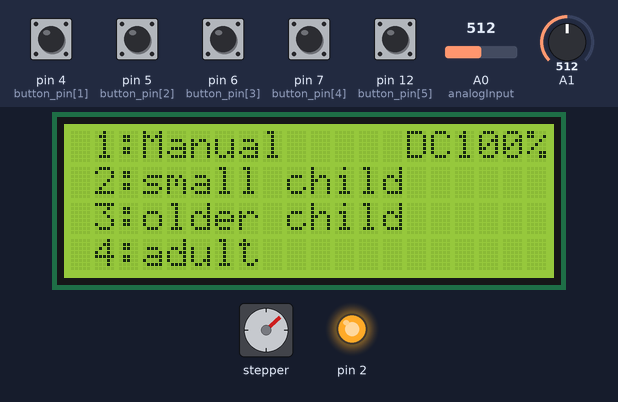
The sketch below on a simulated Arduino Uno, built with avr-gcc and run on an emulated ATmega328P. Parts: stepper motor, 20×4 character LCD, output pins drawn as LEDs (lit = HIGH). Wiring (inferred from the names in the program): stepper motor (2048 steps per turn assumed): coils pin 11, pin 10, pin 9, pin 8. The inputs (shaded band) are chosen by the test bench; at power-on: pin 4 (button_pin[1]), pin 5 (button_pin[2]), pin 6 (button_pin[3]), pin 7 (button_pin[4]), pin 12 (button_pin[5]) HIGH, A0 (analogInput) = 512, A1 = 512. Pins used as bus, display or sensor lines are not drawn; what the sketch prints to the serial monitor is not drawn.

Above: at 0.8 s.
0.9 s: pin 12 (button_pin[5]) pulled LOW for 0.15 s
At 2.0 s:
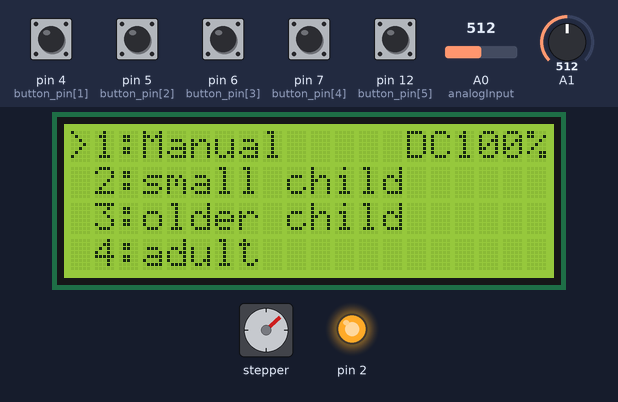
2.5 s: pin 6 (button_pin[3]) pulled LOW for 1 s
At 3.3 s:
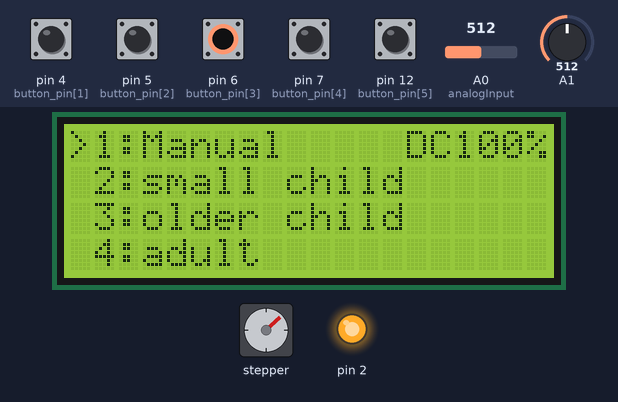
6.5 s: pin 12 (button_pin[5]) pulled LOW for 1 s
At 8.8 s:
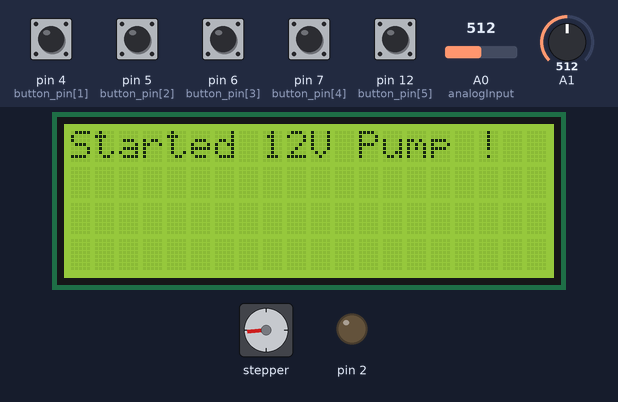
9.1 s: pin 7 (button_pin[4]) pulled LOW for 0.15 s
At 9.6 s:
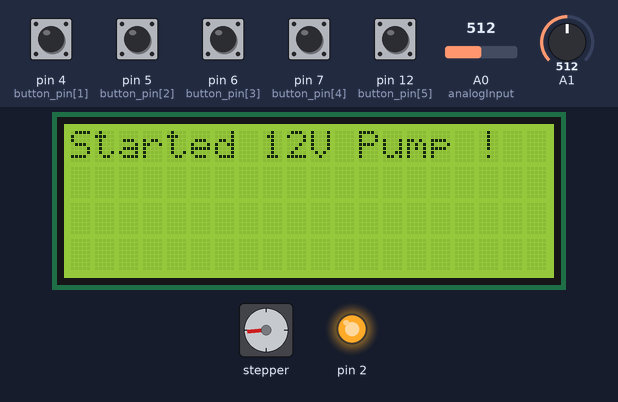
12.2 s: pin 12 (button_pin[5]) pulled LOW for 0.15 s
At 13.3 s:
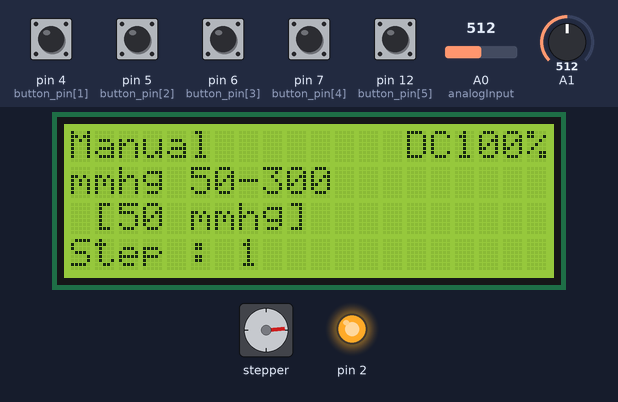
14.2 s: pin 6 (button_pin[3]) pulled LOW for 0.15 s
At 14.8 s:
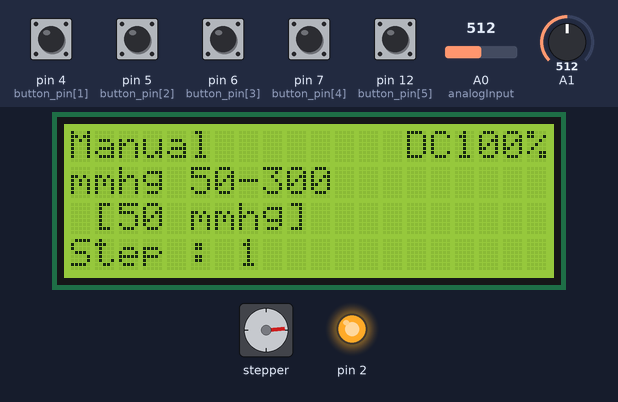
Timing chart, 0 to 64.8 s (numbered marks = the images above; inputs shaded):
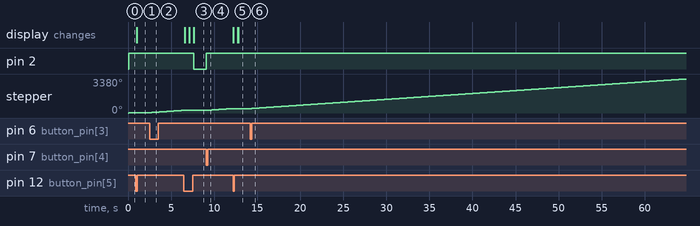

The sketch:

step_pump.ino
```cpp
#include <Wire.h>
#include <LiquidCrystal_I2C.h>

#define STEPPER_PIN_1 11
#define STEPPER_PIN_2 10
#define STEPPER_PIN_3 9
#define STEPPER_PIN_4 8
int step_number = 0;

LiquidCrystal_I2C lcd(0x27,20,4);

int button_pin[6] = {0, 4, 5, 6, 7, 12};
int buttonState[6];
int lastButtonState[6];
bool laststate5;

int analogInput = A0;
float vout = 0.0;
float vin = 0.0;
float R1 = 30000.0; // 30k
float R2 = 7500.0;  // 7500 ohm resistor
int value = 0;

int sel_arrow = 0;
int manual_mmhg = 50;
int mmhg_sel;
String mode_sel_name[5] = {"0", "Manual", "small child", "older child", "adult"};

//// config here ... /////
String mmhg_sel_name[5] = {"0", "50-300", "70", "100", "115"};
int i = 0;
int step_setup_arr[4]  = {20, 20, 20, 20};  // fix for manual , smch, oldch, adult
int step_mmhg_each_5[50] = {1, 2, 3, 4, 5, 6, 7, 8, 9, 10,
                             11, 12, 13, 14, 15, 16, 17, 18, 19, 20,
                             21, 22, 23, 24, 25, 26, 27, 28, 29, 30,
                             31, 32, 33, 34, 35, 36, 37, 38, 39, 40,
                             41, 42, 43, 44, 45, 46, 47, 48, 49, 50};


int motor_active;
int menu;
float batt_map;
int start;

int water;

/////// NEW UPDATE //////////
int count_step = 0;
int get_step = 20;
bool dir = true;
bool task = false;

//////////// >>> FUNCTION <<< //////////////////

void readButtons() {
  for (int i = 1; i <= 5; i++) {
    buttonState[i] = digitalRead(button_pin[i]);
  }
}

void printButtons() {
  for (int i = 1; i <= 5; i++) {
    Serial.print(buttonState[i]);
    Serial.print(" , ");
  }
  Serial.println("");
}

void readBattery() {
  value = analogRead(analogInput);
  vout = (value * 4.796) / 1023.0;
  vin = vout / (R2 / (R1 + R2));
  batt_map = map(vin, 0, 5, 0, 100);
  if (batt_map > 100) {
    batt_map = 100;
  } else if (batt_map <= 0) {
    batt_map = 0;
  }
}

void checkWaterSensor() {
  if (analogRead(A1) >= 1000) {
    water = 1;
    digitalWrite(2, LOW);
    start = 0;
  } else {
    water = 0;
  }
}

void clear_arrow() {
  for (int i = 0; i <= 3; i++) {
    lcd.setCursor(0, i);
    lcd.print(" ");
  }
}

void displayData() {
  lcd.setCursor(14, 0);
  if (batt_map >= 10 && batt_map <= 99) {
    lcd.print("DC" + String(batt_map, 0) + "% ");
  } else if (batt_map < 10) {
    lcd.print("DC" + String(batt_map, 0) + "%  ");
  } else {
    lcd.print("DC" + String(batt_map, 0) + "%");
  }

  if (menu == 0) {
    lcd.setCursor(1, 0);
    lcd.print("1:" + mode_sel_name[1] + "");
    lcd.setCursor(1, 1);
    lcd.print("2:" + mode_sel_name[2] + "");
    lcd.setCursor(1, 2);
    lcd.print("3:" + mode_sel_name[3] + "");
    lcd.setCursor(1, 3);
    lcd.print("4:" + mode_sel_name[4] + "");
  } else if (menu == 1) {
    lcd.setCursor(0, 0);
    lcd.print("" + mode_sel_name[sel_arrow+1] + "");
    lcd.setCursor(0, 1);
    lcd.print("mmhg " + mmhg_sel_name[sel_arrow+1]);
    if(sel_arrow == 0){
      lcd.setCursor(0,2);
      lcd.print(" [" +String(manual_mmhg) + " mmhg" + "]");
      lcd.setCursor(0,3);
      lcd.print("Step : " + String(step_mmhg_each_5[i]));
    }else{
      lcd.setCursor(0,3);
      lcd.print("Step : " + String(step_setup_arr[sel_arrow]));
    }
  }
}

void sel_menu(){
  delay(60);
  Serial.print("sel_arrow : ");
  Serial.println(sel_arrow);
  if(menu == 0){
    sel_arrow = sel_arrow % 4;
    lcd.setCursor(0,sel_arrow);
    lcd.print(">");

    if(buttonState[1] == LOW){
      clear_arrow();
      sel_arrow += 1;
    }
    if(buttonState[2] == LOW ){
      if(sel_arrow == 0)sel_arrow =4;
      clear_arrow();
      sel_arrow -= 1;
    }
    if(buttonState[3] == LOW){
      clear_arrow();
      lcd.clear();
      menu = 1;
    }
  }

  if(menu == 1){
    Serial.print("menu = 1 !");
    for (int i = 1; i <= 5; i++) {
        buttonState[i] = digitalRead(button_pin[i]);
    }

    if(sel_arrow == 0 ){
      if(buttonState[1] == LOW && manual_mmhg <= 300){
        manual_mmhg += 5;
        // for step_mmhg_each_5[i]
        i++;
      }
      if(buttonState[2] == LOW && manual_mmhg > 50){
        manual_mmhg -= 5;
        i--;
      }
    }

    if(buttonState[3] == LOW){
      Serial.print("confirm !!");
      lcd.clear();
      task = true;

    }
    if(buttonState[4] == LOW){
      menu = 0;
      sel_arrow =0;
      lcd.clear();
    }
  }

}

void setZero_stepper(){
  buttonState[5] = digitalRead(button_pin[5]);
  if(buttonState[5] != LOW){
    Serial.println("Start Setting to ZERO ...");
    while(buttonState[5] != LOW){
      buttonState[5] = digitalRead(button_pin[5]);
      OneStep(true);
      delayMicroseconds(3000);
    }
    Serial.println("Set Zero Complete!");
  }
}


/////// >> STEPPER FUNCTION << //////

void OneStep(bool dir){
    if(dir){
switch(step_number){
  case 0:
  digitalWrite(STEPPER_PIN_1, HIGH);
  digitalWrite(STEPPER_PIN_2, LOW);
  digitalWrite(STEPPER_PIN_3, LOW);
  digitalWrite(STEPPER_PIN_4, LOW);
  break;
  case 1:
  digitalWrite(STEPPER_PIN_1, LOW);
  digitalWrite(STEPPER_PIN_2, HIGH);
  digitalWrite(STEPPER_PIN_3, LOW);
  digitalWrite(STEPPER_PIN_4, LOW);
  break;
  case 2:
  digitalWrite(STEPPER_PIN_1, LOW);
  digitalWrite(STEPPER_PIN_2, LOW);
  digitalWrite(STEPPER_PIN_3, HIGH);
  digitalWrite(STEPPER_PIN_4, LOW);
  break;
  case 3:
  digitalWrite(STEPPER_PIN_1, LOW);
  digitalWrite(STEPPER_PIN_2, LOW);
  digitalWrite(STEPPER_PIN_3, LOW);
  digitalWrite(STEPPER_PIN_4, HIGH);
  break;
}
  }else{
    switch(step_number){
  case 0:
  digitalWrite(STEPPER_PIN_1, LOW);
  digitalWrite(STEPPER_PIN_2, LOW);
  digitalWrite(STEPPER_PIN_3, LOW);
  digitalWrite(STEPPER_PIN_4, HIGH);
  break;
  case 1:
  digitalWrite(STEPPER_PIN_1, LOW);
  digitalWrite(STEPPER_PIN_2, LOW);
  digitalWrite(STEPPER_PIN_3, HIGH);
  digitalWrite(STEPPER_PIN_4, LOW);
  break;
  case 2:
  digitalWrite(STEPPER_PIN_1, LOW);
  digitalWrite(STEPPER_PIN_2, HIGH);
  digitalWrite(STEPPER_PIN_3, LOW);
  digitalWrite(STEPPER_PIN_4, LOW);
  break;
  case 3:
  digitalWrite(STEPPER_PIN_1, HIGH);
  digitalWrite(STEPPER_PIN_2, LOW);
  digitalWrite(STEPPER_PIN_3, LOW);
  digitalWrite(STEPPER_PIN_4, LOW);


}
  }
step_number++;
  if(step_number > 3){
    step_number = 0;
  }
}

////////////////// >>> MAIN SETUP <<< ///////
void setup() {
  lcd.init();
  Serial.begin(9600);
  lcd.backlight();


  pinMode(STEPPER_PIN_1, OUTPUT);
  pinMode(STEPPER_PIN_2, OUTPUT);
  pinMode(STEPPER_PIN_3, OUTPUT);
  pinMode(STEPPER_PIN_4, OUTPUT);

  pinMode(button_pin[1], INPUT_PULLUP);
  pinMode(button_pin[2], INPUT_PULLUP);
  pinMode(button_pin[3], INPUT_PULLUP);
  pinMode(button_pin[4], INPUT_PULLUP);
  pinMode(button_pin[5], INPUT_PULLUP);

  //relay for 12v pump
  pinMode(2, OUTPUT);
  digitalWrite(2,HIGH);

  //water analog
  pinMode(A1, INPUT);
  setZero_stepper();

}


/////////// >>>> MAIN LOOP <<<< //////////

void loop() {

    readButtons();
//  printButtons();
    readBattery();
    checkWaterSensor();


    displayData();
    sel_menu();
    if(task == true){
      Serial.println("Starting...");
      lcd.setCursor(0,0);
      lcd.print("Start.....");
      setZero_stepper();
      //////////////////////////////////////////////////////////////
      for(int i =0; i <= step_setup_arr[sel_arrow] ; i++){
        OneStep(!dir);
        delayMicroseconds(3000);
      }
      Serial.println("Fix Stepper Complete !");
      lcd.clear();
      lcd.print("Fix Stepper Complete !");
      delay(500);

      //////////////////////////////////////////////////////////////
      if(sel_arrow == 0){
         for(int j =0; j <= step_mmhg_each_5[i] ; j++){
            OneStep(!dir);
            delayMicroseconds(3000);
        }
        Serial.println("Manual Complete!");
        lcd.clear();
        lcd.print("Manual Complete!");
        delay(500);
      }
      ////////////////////////////////////////////////////////////
      lcd.clear();
      lcd.print("Started 12V Pump !");
      while(digitalRead(button_pin[4]) != LOW){
        digitalWrite(2,LOW);
      }
      digitalWrite(2,HIGH);
      ///////////////////////////////////////////////////////////
      setZero_stepper();
      Serial.println("Set-Zero Complete!");
      lcd.clear();
      lcd.print("Set-Zero Complete!");
      delay(500);

      task = false;
      lcd.clear();
    }
    delay(10);
}
```

Measured:
- after the input at 0.9 s, stepper: goes on until 0.9 s, then stays 48°; the display: changes after 0.11 s (image 1)
- after the input at 2.5 s, stepper: keeps turning clockwise at about 58°/s, starting after 0.23 s
- after the input at 6.5 s, pin 2: HIGH → LOW after 1.1 s; the display: first changes after 0.09 s (image 3 shows a later state)
- after the input at 9.1 s, pin 2: LOW → HIGH at once; stepper: keeps turning clockwise at about 59°/s, starting at once
- after the input at 12.2 s, stepper: goes on until 12.2 s, then stays 445°; the display: first changes at once (image 5 shows a later state)
- after the input at 14.2 s, stepper: keeps turning clockwise at about 58°/s, starting after 0.16 s
